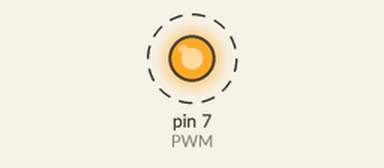
This sketch was run on a simulated Arduino Uno, built with avr-gcc and run on an emulated ATmega328P. Shown: output pins drawn as LEDs (lit = HIGH). Dashed ring = blinking.

Above: at 0.2 s.
Timing chart, 0 to 3.0 s (numbered marks = the images above):
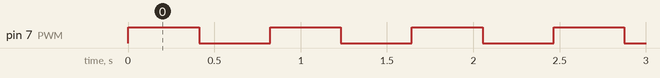

The sketch:

Pwm.ino
```cpp
int PWM=7;
int valor=10;
void setup() {
  pinMode(PWM,OUTPUT);

}

void loop() {
  analogWrite(PWM,valor);
  valor++;

}
```

Measured:
- by itself, pin 7 (PWM): alternates HIGH for 0.41 s and LOW for 0.41 s
